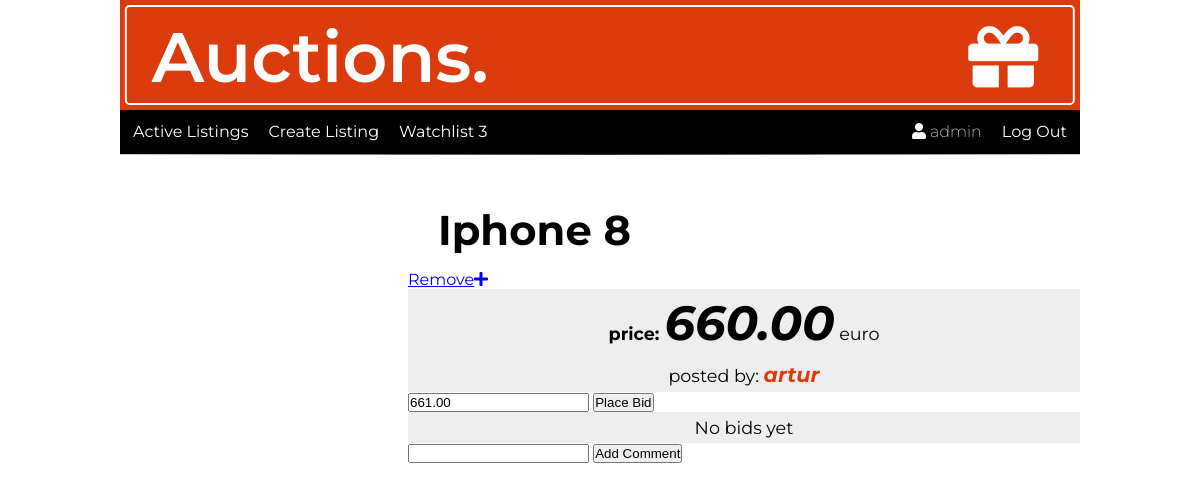
The app's page /item/3/ (signed in) with its own data.
### auctions/models.py (models this page shows, shortened)
class User(AbstractUser):
    pass

class Auction_listings(models.Model):
    image_url = models.CharField(max_length=1000)
    title = models.CharField(max_length=128)
    description = models.TextField(max_length=200)
    category = models.ForeignKey(Category, on_delete=models.CASCADE)
    price = models.DecimalField(decimal_places=2, max_digits=1000)
    created = models.DateTimeField(default=timezone.now, blank=True)
    author = models.ForeignKey(
        settings.AUTH_USER_MODEL, on_delete=models.CASCADE)
    active = models.BooleanField(default=True)

### auctions/views.py (the view)
# urls.py: path("item/<int:auction_id>/", views.item, name="item"),
def item(request, auction_id):
    auction = Auction_listings.objects.get(id=auction_id)
    bids = Bid.objects.filter(auction=auction)
    last_bid = Bid.objects.all().reverse().last()
    comments = Comment.objects.filter(auction=auction)
    watchlist = Watchlist.objects.filter(
        author=request.user, auction=auction).exists()
    if not request.user.is_authenticated:
        return HttpResponseRedirect(reverse("login"))
    actual_bid = auction.price
    if bids is not None:
        for bid in bids:
            if bid.place_bid > actual_bid:
                actual_bid = bid.place_bid
    return render(request, "auctions/item.html", {
        'auction': auction,
        'auction_id': auction_id,
        'bids': bids,
        'price': actual_bid,
        'min_bid': actual_bid+1,
        'last': last_bid,
        'comments': comments,
        'watchlist': watchlist
    })

### auctions/context_processors.py (called while the page is built)
def watchlist_all(request):
    watchlist = Watchlist.objects.filter(author=request.user)
    return {'watchlist_all': watchlist}

### auctions/templates/auctions/item.html (shortened to what this page needs)
{% extends "auctions/layout.html" %}
{% block body %}
<div class="containerItem">
    <div class="imageItem"><img src="{{auction.image_url}}" alt=""></div>
    <div class="detailsOfItem">
        <h2>{{auction.title}}</h2>
        {% if watchlist %}
        <a href="{% url 'watchlist_remove' auction_id %}">Remove<i class="fas fa-plus"></i></a>
        {% else %}
        <a href="{% url 'watchlist_add' auction_id %}">Add to watchlist<i class="fas fa-plus"></i></a>
        {% endif %}
        <p><strong>price: </strong> <span>{{price}}</span> euro</p>
        <p>posted by: <span id="author">{{auction.author}}</span></p>
        {% if auction.active and user.is_authenticated %}
        <form action="{% url 'bid' auction.id %}" method="post">
            <input type="number" name="bid" placeholder='Place a bid...' min='{{min_bid}}' value='{{min_bid}}'>
            <button class="btn btn-primary" type="submit">Place Bid</button>
        </form>
        {% endif %}
        {% for bid in bids %}
        {% if forloop.last %}
        <p>{{bid.place_bid}}- {{bid}}</p>
        {% endif %}
        {% empty %}
        <p>No bids yet</p>
        {% endfor %}
        <form action="{% url 'comment' auction.id %}" method="post">
            <input type="text" name='comment'>
            <button class="btn btn-primary" type="submit">Add Comment</button>
        </form>
    </div>
</div>
{% endblock %}

### auctions/templates/auctions/layout.html (shortened to what this page needs)
{% load static %}
<!DOCTYPE html>
<html lang="en">
<head>
    <link rel="stylesheet" href="https://cdnjs.cloudflare.com/ajax/libs/font-awesome/5.15.3/css/all.min.css"
 />
    <link href="{% static 'auctions/styles.css' %}" rel="stylesheet">
</head>
<body>
    <div class="container">
        <div class="logo">
            <div>
                <h1 class="logoText">Auctions. <i class="fas fa-gift"></i></h1>
            </div>
        </div>
        <nav>
            <ul class="nav nav-left">
                <li class="nav-item">
                    <a class="nav-link" href="{% url 'index' %}">Active Listings</a>
                </li>
                {% if user.is_authenticated %}
                <li class="nav-item">
                    <a href="{% url 'create' %}" class="nav-link">Create Listing</a>
                </li>
                <li class="nav-item">
                    <a href="{% url 'watchlist' %}" class="nav-link">Watchlist {{watchlist_all|length}}</a>
                </li>
                {%endif%}
            </ul>
            <ul class="nav nav-right">
                {% if user.is_authenticated %}
                <li class="nav-item user">
                    <i class="fas fa-user"></i>
                    {{ user.username }}
                </li>
                <li class="nav-item">
                    <a class="nav-link" href="{% url 'logout' %}">Log Out</a>
                </li>
                {% endif %}
            </ul>
        </nav>
        <hr>
        {% block body %}
        {% endblock %}
    </div>
</body>
</html>

### auctions/static/auctions/styles.css (style rules this page uses)
* { margin: 0; padding: 0; box-sizing: border-box; }
html { font-family: 'Montserrat', sans-serif; }
.container { width: 80vw; height: 100vh; margin: 0 auto; }
.containerItem { display: flex; width: 80vw; height: 100vh; }
.imageItem { position: relative; width: 30%; height: 60vh; }
.detailsOfItem { width: 70%; height: 60vh; position: relative; }
.detailsOfItem h2 { font-size: 2.6rem; margin: 40px 0 15px 30px; }
.detailsOfItem p { text-align: center; font-size: 1.1rem; padding: 5px 0; background: #eee; }
.detailsOfItem p strong { font-size: 1.1rem; }
.detailsOfItem p span { font-size: 3rem; font-weight: bold; font-style: italic; }
#author { color: #DB3B0D; font-weight: bold; font-size: 1.3rem; }
.logo { position: relative; background: #DB3B0D; width: 100%; height: 110px; color: white; }
.logo>div { position: absolute; top: 50%; left: 50%; transform: translate(-50%, -50%); background: #DB3B0D; width: 99%; height: 100px; border: 2px solid white; border-radius: .3rem; }
.logoText { font-size: 70px; padding-left: 25px; font-weight: 600; line-height: 100px; }
.logo h1 i { float: right; margin-right: 35px; line-height: 100px; }
nav { background: black; display: flex; flex-wrap: nowrap; justify-content: space-between; width: 100%; height: 44px; }
.nav { margin-top: 2px; height: 40px; display: flex; }
.nav-left { margin-left: 3px; }
.nav-right { margin-right: 3px; }
.nav-item { background: #000; list-style: none; border-radius: .3rem; transition: .4s; }
.nav-link, .user { color: white; text-decoration: none; padding: 5px 10px; line-height: 40px; }
.user { background: #000 !important; line-height: 30px; font-weight: 200; }
.listingsTitle, h2 { margin: 10px 0; font-size: 33px; }
hr { border: 0; margin-bottom: 10px; height: 1px; background: #333; background-image: linear-gradient(to right, #ccc, #333, #ccc); }
p { font-size: 1.2rem; text-align: center; }

### records on screen
User: username "admin"
Auction_listings: title "Iphone 8", price "660.00", author "artur"

### other values on screen
{{ watchlist_all|length }} "3"
